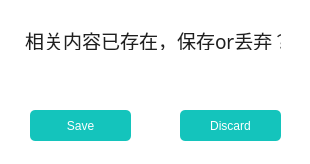
<?xml version="1.0" encoding="UTF-8"?>
<ui version="4.0">
 <class>Dialog</class>
 <widget class="QDialog" name="Dialog">
  <property name="windowModality">
   <enum>Qt::ApplicationModal</enum>
  </property>
  <property name="geometry">
   <rect>
    <x>0</x>
    <y>0</y>
    <width>310</width>
    <height>164</height>
   </rect>
  </property>
  <property name="windowTitle">
   <string>Warning</string>
  </property>
  <property name="styleSheet">
   <string notr="true">QDialog {
	background-color:#ffffff;
	border:none;
	border-radius:10px;
}</string>
  </property>
  <widget class="QLabel" name="info">
   <property name="geometry">
    <rect>
     <x>0</x>
     <y>30</y>
     <width>281</width>
     <height>20</height>
    </rect>
   </property>
   <property name="font">
    <font>
     <family>微软雅黑 Light</family>
     <pointsize>14</pointsize>
     <weight>3</weight>
     <italic>false</italic>
     <bold>false</bold>
    </font>
   </property>
   <property name="styleSheet">
    <string notr="true">
	font: 25 14pt '微软雅黑 Light';
	color: rgb(31,31,31);
	padding-left:20px; 
	background-color: rgba(255, 255, 255,0);

	border-radius:10px;

</string>
   </property>
   <property name="text">
    <string>相关内容已存在，保存or丢弃？</string>
   </property>
  </widget>
  <widget class="QPushButton" name="pushButton">
   <property name="geometry">
    <rect>
     <x>20</x>
     <y>100</y>
     <width>121</width>
     <height>51</height>
    </rect>
   </property>
   <property name="styleSheet">
    <string notr="true">QPushButton{font: 25 14pt '微软雅黑';
	color: rgb(255,255,255);
	margin: 10px;
	background-color: rgb(20,196,188);

border-radius:5px;
}
QPushButton:hover
{
    background-color:rgb(44 , 137 , 255);
}

QPushButton:pressed
{
    background-color:rgb(14 , 135 , 228);
    padding-left:3px;
    padding-top:3px;
}
</string>
   </property>
   <property name="text">
    <string>Save</string>
   </property>
  </widget>
  <widget class="QPushButton" name="pushButton_2">
   <property name="geometry">
    <rect>
     <x>170</x>
     <y>100</y>
     <width>121</width>
     <height>51</height>
    </rect>
   </property>
   <property name="styleSheet">
    <string notr="true">QPushButton{font: 25 14pt '微软雅黑';
	color: rgb(255,255,255);
	margin: 10px;
	background-color: rgb(20,196,188);

border-radius:5px;
}
QPushButton:hover
{
    background-color:rgb(44 , 137 , 255);
}

QPushButton:pressed
{
    background-color:rgb(14 , 135 , 228);
    padding-left:3px;
    padding-top:3px;
}
</string>
   </property>
   <property name="text">
    <string>Discard</string>
   </property>
  </widget>
 </widget>
 <resources/>
 <connections/>
</ui>
